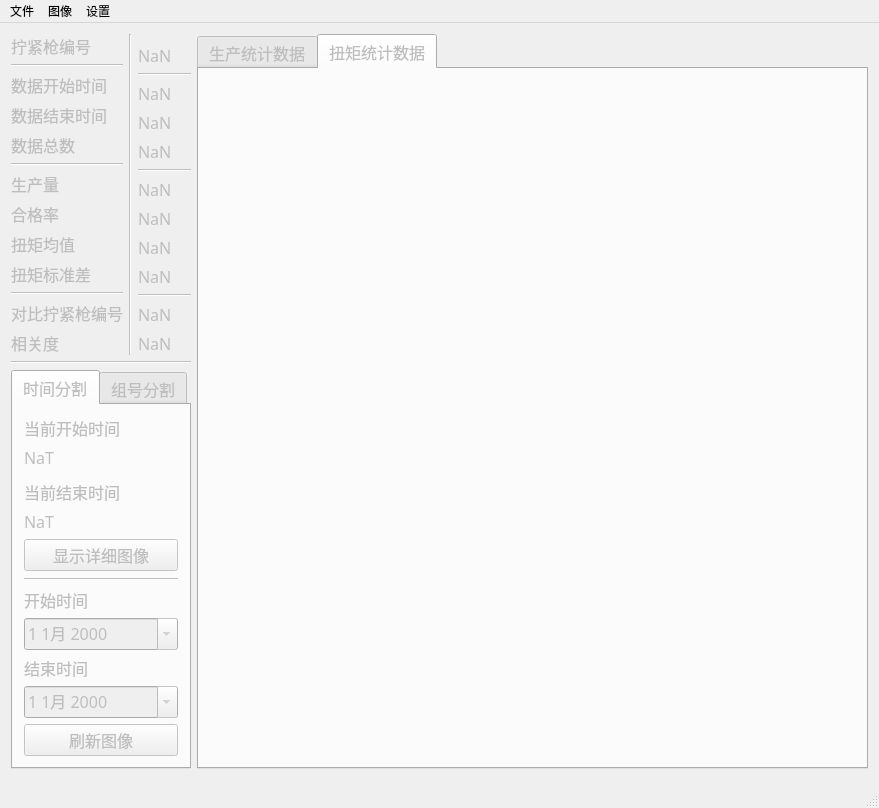
<?xml version="1.0" encoding="UTF-8"?>
<ui version="4.0">
 <class>MainWindow</class>
 <widget class="QMainWindow" name="MainWindow">
  <property name="geometry">
   <rect>
    <x>0</x>
    <y>0</y>
    <width>879</width>
    <height>681</height>
   </rect>
  </property>
  <property name="sizePolicy">
   <sizepolicy hsizetype="Expanding" vsizetype="Expanding">
    <horstretch>0</horstretch>
    <verstretch>0</verstretch>
   </sizepolicy>
  </property>
  <property name="font">
   <font>
    <family>等线</family>
    <pointsize>12</pointsize>
   </font>
  </property>
  <property name="windowTitle">
   <string>拧紧枪数据库处理</string>
  </property>
  <property name="locale">
   <locale language="Chinese" country="China"/>
  </property>
  <widget class="QWidget" name="centralWidget">
   <property name="enabled">
    <bool>false</bool>
   </property>
   <layout class="QHBoxLayout" name="horizontalLayout" stretch="0,0">
    <property name="sizeConstraint">
     <enum>QLayout::SetNoConstraint</enum>
    </property>
    <item>
     <layout class="QVBoxLayout" name="verticalLayout" stretch="1,0,0">
      <property name="sizeConstraint">
       <enum>QLayout::SetFixedSize</enum>
      </property>
      <item>
       <layout class="QHBoxLayout" name="horizontalLayout_2">
        <item>
         <layout class="QVBoxLayout" name="verticalLayout_4">
          <item>
           <spacer name="verticalSpacer_7">
            <property name="font">
             <font>
              <family>黑体</family>
              <pointsize>12</pointsize>
             </font>
            </property>
            <property name="orientation">
             <enum>Qt::Vertical</enum>
            </property>
            <property name="sizeHint" stdset="0">
             <size>
              <width>20</width>
              <height>40</height>
             </size>
            </property>
           </spacer>
          </item>
          <item>
           <widget class="QLabel" name="label_spindle">
            <property name="sizePolicy">
             <sizepolicy hsizetype="Preferred" vsizetype="Preferred">
              <horstretch>0</horstretch>
              <verstretch>0</verstretch>
             </sizepolicy>
            </property>
            <property name="font">
             <font>
              <family>黑体</family>
              <pointsize>12</pointsize>
             </font>
            </property>
            <property name="text">
             <string>拧紧枪编号</string>
            </property>
           </widget>
          </item>
          <item>
           <widget class="Line" name="line_9">
            <property name="font">
             <font>
              <family>黑体</family>
              <pointsize>12</pointsize>
             </font>
            </property>
            <property name="orientation">
             <enum>Qt::Horizontal</enum>
            </property>
           </widget>
          </item>
          <item>
           <widget class="QLabel" name="label_5">
            <property name="font">
             <font>
              <family>黑体</family>
              <pointsize>12</pointsize>
             </font>
            </property>
            <property name="text">
             <string>数据开始时间</string>
            </property>
           </widget>
          </item>
          <item>
           <widget class="QLabel" name="label_6">
            <property name="font">
             <font>
              <family>黑体</family>
              <pointsize>12</pointsize>
             </font>
            </property>
            <property name="text">
             <string>数据结束时间</string>
            </property>
           </widget>
          </item>
          <item>
           <widget class="QLabel" name="label_7">
            <property name="font">
             <font>
              <family>黑体</family>
              <pointsize>12</pointsize>
             </font>
            </property>
            <property name="text">
             <string>数据总数</string>
            </property>
           </widget>
          </item>
          <item>
           <widget class="Line" name="line_5">
            <property name="font">
             <font>
              <family>黑体</family>
              <pointsize>12</pointsize>
             </font>
            </property>
            <property name="orientation">
             <enum>Qt::Horizontal</enum>
            </property>
           </widget>
          </item>
          <item>
           <widget class="QLabel" name="label_total_production">
            <property name="font">
             <font>
              <family>黑体</family>
              <pointsize>12</pointsize>
             </font>
            </property>
            <property name="text">
             <string>生产量</string>
            </property>
           </widget>
          </item>
          <item>
           <widget class="QLabel" name="label_total_qualification">
            <property name="font">
             <font>
              <family>黑体</family>
              <pointsize>12</pointsize>
             </font>
            </property>
            <property name="text">
             <string>合格率</string>
            </property>
           </widget>
          </item>
          <item>
           <widget class="QLabel" name="label_total_mean">
            <property name="font">
             <font>
              <family>黑体</family>
              <pointsize>12</pointsize>
             </font>
            </property>
            <property name="text">
             <string>扭矩均值</string>
            </property>
           </widget>
          </item>
          <item>
           <widget class="QLabel" name="label_total_std">
            <property name="font">
             <font>
              <family>黑体</family>
              <pointsize>12</pointsize>
             </font>
            </property>
            <property name="text">
             <string>扭矩标准差</string>
            </property>
           </widget>
          </item>
          <item>
           <widget class="Line" name="line_7">
            <property name="font">
             <font>
              <family>黑体</family>
              <pointsize>12</pointsize>
             </font>
            </property>
            <property name="orientation">
             <enum>Qt::Horizontal</enum>
            </property>
           </widget>
          </item>
          <item>
           <widget class="QLabel" name="label">
            <property name="font">
             <font>
              <family>黑体</family>
              <pointsize>12</pointsize>
             </font>
            </property>
            <property name="text">
             <string>对比拧紧枪编号</string>
            </property>
           </widget>
          </item>
          <item>
           <widget class="QLabel" name="label_3">
            <property name="font">
             <font>
              <family>黑体</family>
              <pointsize>12</pointsize>
             </font>
            </property>
            <property name="text">
             <string>相关度</string>
            </property>
           </widget>
          </item>
         </layout>
        </item>
        <item>
         <widget class="Line" name="line_2">
          <property name="sizePolicy">
           <sizepolicy hsizetype="Fixed" vsizetype="Minimum">
            <horstretch>1</horstretch>
            <verstretch>1</verstretch>
           </sizepolicy>
          </property>
          <property name="font">
           <font>
            <family>黑体</family>
            <pointsize>12</pointsize>
           </font>
          </property>
          <property name="orientation">
           <enum>Qt::Vertical</enum>
          </property>
         </widget>
        </item>
        <item>
         <layout class="QVBoxLayout" name="verticalLayout_5">
          <item>
           <spacer name="verticalSpacer_8">
            <property name="font">
             <font>
              <family>黑体</family>
              <pointsize>12</pointsize>
             </font>
            </property>
            <property name="orientation">
             <enum>Qt::Vertical</enum>
            </property>
            <property name="sizeHint" stdset="0">
             <size>
              <width>20</width>
              <height>40</height>
             </size>
            </property>
           </spacer>
          </item>
          <item>
           <widget class="QLabel" name="spindle">
            <property name="font">
             <font>
              <family>黑体</family>
              <pointsize>12</pointsize>
             </font>
            </property>
            <property name="text">
             <string>NaN</string>
            </property>
           </widget>
          </item>
          <item>
           <widget class="Line" name="line_10">
            <property name="font">
             <font>
              <family>黑体</family>
              <pointsize>12</pointsize>
             </font>
            </property>
            <property name="orientation">
             <enum>Qt::Horizontal</enum>
            </property>
           </widget>
          </item>
          <item>
           <widget class="QLabel" name="label_total_start">
            <property name="font">
             <font>
              <family>黑体</family>
              <pointsize>12</pointsize>
             </font>
            </property>
            <property name="text">
             <string>NaN</string>
            </property>
           </widget>
          </item>
          <item>
           <widget class="QLabel" name="label_total_end">
            <property name="font">
             <font>
              <family>黑体</family>
              <pointsize>12</pointsize>
             </font>
            </property>
            <property name="text">
             <string>NaN </string>
            </property>
           </widget>
          </item>
          <item>
           <widget class="QLabel" name="label_total_num">
            <property name="font">
             <font>
              <family>黑体</family>
              <pointsize>12</pointsize>
             </font>
            </property>
            <property name="text">
             <string>NaN</string>
            </property>
           </widget>
          </item>
          <item>
           <widget class="Line" name="line_6">
            <property name="font">
             <font>
              <family>黑体</family>
              <pointsize>12</pointsize>
             </font>
            </property>
            <property name="orientation">
             <enum>Qt::Horizontal</enum>
            </property>
           </widget>
          </item>
          <item>
           <widget class="QLabel" name="total_production">
            <property name="font">
             <font>
              <family>黑体</family>
              <pointsize>12</pointsize>
             </font>
            </property>
            <property name="text">
             <string>NaN</string>
            </property>
           </widget>
          </item>
          <item>
           <widget class="QLabel" name="total_qualification">
            <property name="font">
             <font>
              <family>黑体</family>
              <pointsize>12</pointsize>
             </font>
            </property>
            <property name="text">
             <string>NaN</string>
            </property>
           </widget>
          </item>
          <item>
           <widget class="QLabel" name="total_mean">
            <property name="font">
             <font>
              <family>黑体</family>
              <pointsize>12</pointsize>
             </font>
            </property>
            <property name="text">
             <string>NaN</string>
            </property>
           </widget>
          </item>
          <item>
           <widget class="QLabel" name="total_std">
            <property name="font">
             <font>
              <family>黑体</family>
              <pointsize>12</pointsize>
             </font>
            </property>
            <property name="text">
             <string>NaN</string>
            </property>
           </widget>
          </item>
          <item>
           <widget class="Line" name="line_8">
            <property name="font">
             <font>
              <family>黑体</family>
              <pointsize>12</pointsize>
             </font>
            </property>
            <property name="orientation">
             <enum>Qt::Horizontal</enum>
            </property>
           </widget>
          </item>
          <item>
           <widget class="QLabel" name="label_comp_spindle_id">
            <property name="font">
             <font>
              <family>黑体</family>
              <pointsize>12</pointsize>
             </font>
            </property>
            <property name="text">
             <string>NaN</string>
            </property>
           </widget>
          </item>
          <item>
           <widget class="QLabel" name="label_correlation">
            <property name="font">
             <font>
              <family>黑体</family>
              <pointsize>12</pointsize>
             </font>
            </property>
            <property name="text">
             <string>NaN</string>
            </property>
           </widget>
          </item>
         </layout>
        </item>
       </layout>
      </item>
      <item>
       <widget class="Line" name="line">
        <property name="font">
         <font>
          <family>黑体</family>
          <pointsize>12</pointsize>
         </font>
        </property>
        <property name="orientation">
         <enum>Qt::Horizontal</enum>
        </property>
       </widget>
      </item>
      <item>
       <widget class="QTabWidget" name="tabWidget">
        <property name="sizePolicy">
         <sizepolicy hsizetype="Preferred" vsizetype="Preferred">
          <horstretch>1</horstretch>
          <verstretch>1</verstretch>
         </sizepolicy>
        </property>
        <property name="font">
         <font>
          <family>黑体</family>
          <pointsize>12</pointsize>
         </font>
        </property>
        <property name="currentIndex">
         <number>0</number>
        </property>
        <widget class="QWidget" name="tabWidgetPage1">
         <attribute name="title">
          <string>时间分割</string>
         </attribute>
         <layout class="QVBoxLayout" name="verticalLayout_2" stretch="0,0,0,0,0,0,0,0,0,0,0,0,0,0">
          <item>
           <widget class="QLabel" name="label_current_start_time">
            <property name="font">
             <font>
              <family>黑体</family>
              <pointsize>12</pointsize>
             </font>
            </property>
            <property name="text">
             <string>当前开始时间</string>
            </property>
           </widget>
          </item>
          <item>
           <widget class="QLabel" name="current_start_time">
            <property name="font">
             <font>
              <family>黑体</family>
              <pointsize>12</pointsize>
             </font>
            </property>
            <property name="text">
             <string>NaT</string>
            </property>
           </widget>
          </item>
          <item>
           <spacer name="verticalSpacer_2">
            <property name="font">
             <font>
              <family>黑体</family>
              <pointsize>12</pointsize>
             </font>
            </property>
            <property name="orientation">
             <enum>Qt::Vertical</enum>
            </property>
            <property name="sizeType">
             <enum>QSizePolicy::Fixed</enum>
            </property>
            <property name="sizeHint" stdset="0">
             <size>
              <width>20</width>
              <height>5</height>
             </size>
            </property>
           </spacer>
          </item>
          <item>
           <widget class="QLabel" name="label_current_end_time">
            <property name="font">
             <font>
              <family>黑体</family>
              <pointsize>12</pointsize>
             </font>
            </property>
            <property name="text">
             <string>当前结束时间</string>
            </property>
           </widget>
          </item>
          <item>
           <widget class="QLabel" name="current_end_time">
            <property name="font">
             <font>
              <family>黑体</family>
              <pointsize>12</pointsize>
             </font>
            </property>
            <property name="text">
             <string>NaT</string>
            </property>
           </widget>
          </item>
          <item>
           <widget class="QPushButton" name="button_detial_time">
            <property name="sizePolicy">
             <sizepolicy hsizetype="Preferred" vsizetype="Preferred">
              <horstretch>0</horstretch>
              <verstretch>0</verstretch>
             </sizepolicy>
            </property>
            <property name="font">
             <font>
              <family>黑体</family>
              <pointsize>12</pointsize>
             </font>
            </property>
            <property name="text">
             <string>显示详细图像</string>
            </property>
           </widget>
          </item>
          <item>
           <spacer name="verticalSpacer_9">
            <property name="font">
             <font>
              <family>黑体</family>
              <pointsize>12</pointsize>
             </font>
            </property>
            <property name="orientation">
             <enum>Qt::Vertical</enum>
            </property>
            <property name="sizeHint" stdset="0">
             <size>
              <width>20</width>
              <height>40</height>
             </size>
            </property>
           </spacer>
          </item>
          <item>
           <widget class="Line" name="line_4">
            <property name="sizePolicy">
             <sizepolicy hsizetype="Preferred" vsizetype="Fixed">
              <horstretch>0</horstretch>
              <verstretch>0</verstretch>
             </sizepolicy>
            </property>
            <property name="font">
             <font>
              <family>黑体</family>
              <pointsize>12</pointsize>
             </font>
            </property>
            <property name="orientation">
             <enum>Qt::Horizontal</enum>
            </property>
           </widget>
          </item>
          <item>
           <spacer name="verticalSpacer_10">
            <property name="font">
             <font>
              <family>黑体</family>
              <pointsize>12</pointsize>
             </font>
            </property>
            <property name="orientation">
             <enum>Qt::Vertical</enum>
            </property>
            <property name="sizeHint" stdset="0">
             <size>
              <width>20</width>
              <height>40</height>
             </size>
            </property>
           </spacer>
          </item>
          <item>
           <widget class="QLabel" name="label_start_time">
            <property name="sizePolicy">
             <sizepolicy hsizetype="Preferred" vsizetype="Preferred">
              <horstretch>0</horstretch>
              <verstretch>0</verstretch>
             </sizepolicy>
            </property>
            <property name="font">
             <font>
              <family>黑体</family>
              <pointsize>12</pointsize>
             </font>
            </property>
            <property name="text">
             <string>开始时间</string>
            </property>
           </widget>
          </item>
          <item>
           <widget class="QDateEdit" name="start_time">
            <property name="sizePolicy">
             <sizepolicy hsizetype="Preferred" vsizetype="Preferred">
              <horstretch>0</horstretch>
              <verstretch>0</verstretch>
             </sizepolicy>
            </property>
            <property name="font">
             <font>
              <family>黑体</family>
              <pointsize>12</pointsize>
             </font>
            </property>
            <property name="calendarPopup">
             <bool>true</bool>
            </property>
           </widget>
          </item>
          <item>
           <widget class="QLabel" name="label_end_time">
            <property name="font">
             <font>
              <family>黑体</family>
              <pointsize>12</pointsize>
             </font>
            </property>
            <property name="text">
             <string>结束时间</string>
            </property>
           </widget>
          </item>
          <item>
           <widget class="QDateEdit" name="end_time">
            <property name="sizePolicy">
             <sizepolicy hsizetype="Preferred" vsizetype="Preferred">
              <horstretch>0</horstretch>
              <verstretch>0</verstretch>
             </sizepolicy>
            </property>
            <property name="font">
             <font>
              <family>黑体</family>
              <pointsize>12</pointsize>
             </font>
            </property>
            <property name="calendarPopup">
             <bool>true</bool>
            </property>
           </widget>
          </item>
          <item>
           <widget class="QPushButton" name="button_time">
            <property name="sizePolicy">
             <sizepolicy hsizetype="Preferred" vsizetype="Preferred">
              <horstretch>0</horstretch>
              <verstretch>0</verstretch>
             </sizepolicy>
            </property>
            <property name="font">
             <font>
              <family>黑体</family>
              <pointsize>12</pointsize>
             </font>
            </property>
            <property name="text">
             <string>刷新图像</string>
            </property>
           </widget>
          </item>
         </layout>
        </widget>
        <widget class="QWidget" name="tabWidgetPage2">
         <attribute name="title">
          <string>组号分割</string>
         </attribute>
         <layout class="QVBoxLayout" name="verticalLayout_3">
          <item>
           <widget class="QLabel" name="label_current_start_num">
            <property name="text">
             <string>当前开始组号</string>
            </property>
           </widget>
          </item>
          <item>
           <widget class="QLabel" name="current_start_num">
            <property name="text">
             <string>NaT</string>
            </property>
           </widget>
          </item>
          <item>
           <spacer name="verticalSpacer">
            <property name="orientation">
             <enum>Qt::Vertical</enum>
            </property>
            <property name="sizeType">
             <enum>QSizePolicy::Fixed</enum>
            </property>
            <property name="sizeHint" stdset="0">
             <size>
              <width>20</width>
              <height>5</height>
             </size>
            </property>
           </spacer>
          </item>
          <item>
           <widget class="QLabel" name="label_current_end_num">
            <property name="text">
             <string>当前结束组号</string>
            </property>
           </widget>
          </item>
          <item>
           <widget class="QLabel" name="current_end_num">
            <property name="text">
             <string>NaT</string>
            </property>
           </widget>
          </item>
          <item>
           <widget class="QPushButton" name="button_detial_num">
            <property name="sizePolicy">
             <sizepolicy hsizetype="Preferred" vsizetype="Preferred">
              <horstretch>0</horstretch>
              <verstretch>0</verstretch>
             </sizepolicy>
            </property>
            <property name="text">
             <string>显示详细图像</string>
            </property>
           </widget>
          </item>
          <item>
           <spacer name="verticalSpacer_11">
            <property name="orientation">
             <enum>Qt::Vertical</enum>
            </property>
            <property name="sizeHint" stdset="0">
             <size>
              <width>20</width>
              <height>40</height>
             </size>
            </property>
           </spacer>
          </item>
          <item>
           <widget class="Line" name="line_3">
            <property name="sizePolicy">
             <sizepolicy hsizetype="Preferred" vsizetype="Fixed">
              <horstretch>0</horstretch>
              <verstretch>0</verstretch>
             </sizepolicy>
            </property>
            <property name="orientation">
             <enum>Qt::Horizontal</enum>
            </property>
           </widget>
          </item>
          <item>
           <spacer name="verticalSpacer_12">
            <property name="orientation">
             <enum>Qt::Vertical</enum>
            </property>
            <property name="sizeHint" stdset="0">
             <size>
              <width>20</width>
              <height>40</height>
             </size>
            </property>
           </spacer>
          </item>
          <item>
           <widget class="QLabel" name="label_start_num">
            <property name="text">
             <string>区域绘图开始组数</string>
            </property>
           </widget>
          </item>
          <item>
           <widget class="QSpinBox" name="start_num">
            <property name="sizePolicy">
             <sizepolicy hsizetype="Preferred" vsizetype="Preferred">
              <horstretch>0</horstretch>
              <verstretch>0</verstretch>
             </sizepolicy>
            </property>
           </widget>
          </item>
          <item>
           <widget class="QLabel" name="label_end_num">
            <property name="text">
             <string>区域绘图结束组数</string>
            </property>
           </widget>
          </item>
          <item>
           <widget class="QSpinBox" name="end_num">
            <property name="sizePolicy">
             <sizepolicy hsizetype="Preferred" vsizetype="Preferred">
              <horstretch>0</horstretch>
              <verstretch>0</verstretch>
             </sizepolicy>
            </property>
           </widget>
          </item>
          <item>
           <widget class="QPushButton" name="button_num">
            <property name="sizePolicy">
             <sizepolicy hsizetype="Preferred" vsizetype="Preferred">
              <horstretch>0</horstretch>
              <verstretch>0</verstretch>
             </sizepolicy>
            </property>
            <property name="text">
             <string>刷新图像</string>
            </property>
           </widget>
          </item>
         </layout>
        </widget>
       </widget>
      </item>
     </layout>
    </item>
    <item>
     <widget class="QTabWidget" name="figure">
      <property name="sizePolicy">
       <sizepolicy hsizetype="Expanding" vsizetype="Expanding">
        <horstretch>5</horstretch>
        <verstretch>5</verstretch>
       </sizepolicy>
      </property>
      <property name="font">
       <font>
        <family>黑体</family>
        <pointsize>12</pointsize>
       </font>
      </property>
      <property name="currentIndex">
       <number>1</number>
      </property>
      <widget class="QWidget" name="figure_production">
       <attribute name="title">
        <string>生产统计数据</string>
       </attribute>
      </widget>
      <widget class="QWidget" name="figure_torque">
       <attribute name="title">
        <string>扭矩统计数据</string>
       </attribute>
      </widget>
     </widget>
    </item>
   </layout>
  </widget>
  <widget class="QMenuBar" name="menuBar">
   <property name="geometry">
    <rect>
     <x>0</x>
     <y>0</y>
     <width>879</width>
     <height>17</height>
    </rect>
   </property>
   <property name="sizePolicy">
    <sizepolicy hsizetype="MinimumExpanding" vsizetype="MinimumExpanding">
     <horstretch>0</horstretch>
     <verstretch>0</verstretch>
    </sizepolicy>
   </property>
   <property name="font">
    <font>
     <family>黑体</family>
     <pointsize>9</pointsize>
    </font>
   </property>
   <widget class="QMenu" name="menuFile">
    <property name="sizePolicy">
     <sizepolicy hsizetype="Preferred" vsizetype="Preferred">
      <horstretch>0</horstretch>
      <verstretch>0</verstretch>
     </sizepolicy>
    </property>
    <property name="font">
     <font>
      <family>黑体</family>
     </font>
    </property>
    <property name="title">
     <string>文件</string>
    </property>
    <addaction name="actionOpen"/>
    <addaction name="actionOpenComp"/>
    <addaction name="actionSpindleFatigue"/>
    <addaction name="separator"/>
    <addaction name="actionExit"/>
   </widget>
   <widget class="QMenu" name="menuPlot">
    <property name="font">
     <font>
      <family>黑体</family>
     </font>
    </property>
    <property name="title">
     <string>图像</string>
    </property>
    <widget class="QMenu" name="menuspc_figure">
     <property name="enabled">
      <bool>false</bool>
     </property>
     <property name="font">
      <font>
       <family>黑体</family>
      </font>
     </property>
     <property name="title">
      <string>绘制SPC图</string>
     </property>
     <addaction name="actionspc_xr"/>
    </widget>
    <widget class="QMenu" name="menuPlotFrequence">
     <property name="enabled">
      <bool>false</bool>
     </property>
     <property name="font">
      <font>
       <family>黑体</family>
      </font>
     </property>
     <property name="title">
      <string>频域分析</string>
     </property>
     <addaction name="actionPlotSpecgram"/>
     <addaction name="actionPlotFFT"/>
    </widget>
    <addaction name="actionClearTorque"/>
    <addaction name="actionClear_ALL"/>
    <addaction name="separator"/>
    <addaction name="menuspc_figure"/>
    <addaction name="menuPlotFrequence"/>
   </widget>
   <widget class="QMenu" name="menuSetting">
    <property name="font">
     <font>
      <family>黑体</family>
     </font>
    </property>
    <property name="title">
     <string>设置</string>
    </property>
    <widget class="QMenu" name="menuChangeVarities">
     <property name="font">
      <font>
       <family>黑体</family>
      </font>
     </property>
     <property name="title">
      <string>调整变量</string>
     </property>
     <addaction name="separator"/>
     <addaction name="actionPartNum"/>
     <addaction name="actionDefaultLatestNum"/>
     <addaction name="actionReverseTime"/>
     <addaction name="actionDefaultReadTime"/>
    </widget>
    <addaction name="actionChange_Spindle_ID"/>
    <addaction name="actionAddSpindle"/>
    <addaction name="menuChangeVarities"/>
   </widget>
   <addaction name="menuFile"/>
   <addaction name="menuPlot"/>
   <addaction name="menuSetting"/>
  </widget>
  <widget class="QStatusBar" name="statusBar">
   <property name="font">
    <font>
     <family>黑体</family>
    </font>
   </property>
  </widget>
  <action name="actionOpen">
   <property name="text">
    <string>打开数据库</string>
   </property>
   <property name="font">
    <font>
     <family>黑体</family>
     <pointsize>9</pointsize>
    </font>
   </property>
  </action>
  <action name="actionExit">
   <property name="text">
    <string>退出</string>
   </property>
   <property name="font">
    <font>
     <family>黑体</family>
     <pointsize>9</pointsize>
    </font>
   </property>
  </action>
  <action name="actionChange_Spindle_ID">
   <property name="enabled">
    <bool>false</bool>
   </property>
   <property name="text">
    <string>设置拧紧枪ID</string>
   </property>
   <property name="font">
    <font>
     <family>黑体</family>
     <pointsize>9</pointsize>
    </font>
   </property>
  </action>
  <action name="actionClear_ALL">
   <property name="enabled">
    <bool>false</bool>
   </property>
   <property name="text">
    <string>清除所有图像</string>
   </property>
   <property name="font">
    <font>
     <family>黑体</family>
     <pointsize>9</pointsize>
    </font>
   </property>
  </action>
  <action name="actionClearTorque">
   <property name="enabled">
    <bool>false</bool>
   </property>
   <property name="text">
    <string>清除扭矩图像</string>
   </property>
   <property name="font">
    <font>
     <family>黑体</family>
     <pointsize>9</pointsize>
    </font>
   </property>
  </action>
  <action name="actionspc_xr">
   <property name="enabled">
    <bool>true</bool>
   </property>
   <property name="text">
    <string>SPC XR</string>
   </property>
   <property name="font">
    <font>
     <family>黑体</family>
     <pointsize>9</pointsize>
    </font>
   </property>
  </action>
  <action name="actionAddSpindle">
   <property name="enabled">
    <bool>false</bool>
   </property>
   <property name="text">
    <string>设置对比拧紧枪</string>
   </property>
   <property name="font">
    <font>
     <family>黑体</family>
     <pointsize>9</pointsize>
    </font>
   </property>
  </action>
  <action name="actionPartNum">
   <property name="text">
    <string>分组数目</string>
   </property>
   <property name="font">
    <font>
     <family>黑体</family>
     <pointsize>9</pointsize>
    </font>
   </property>
  </action>
  <action name="actionDefaultReadTime">
   <property name="text">
    <string>中断时间</string>
   </property>
   <property name="font">
    <font>
     <family>黑体</family>
     <pointsize>9</pointsize>
    </font>
   </property>
  </action>
  <action name="actionReverseTime">
   <property name="text">
    <string>默认回溯月数</string>
   </property>
   <property name="font">
    <font>
     <family>黑体</family>
     <pointsize>9</pointsize>
    </font>
   </property>
  </action>
  <action name="actionPlotSpecgram">
   <property name="text">
    <string>Specgram</string>
   </property>
   <property name="font">
    <font>
     <family>黑体</family>
     <pointsize>9</pointsize>
    </font>
   </property>
  </action>
  <action name="actionPlotFFT">
   <property name="text">
    <string>FFT</string>
   </property>
   <property name="font">
    <font>
     <family>黑体</family>
     <pointsize>9</pointsize>
    </font>
   </property>
  </action>
  <action name="actionOpenComp">
   <property name="text">
    <string>拧紧枪对比</string>
   </property>
   <property name="font">
    <font>
     <family>黑体</family>
     <pointsize>9</pointsize>
    </font>
   </property>
  </action>
  <action name="actionDefaultLatestNum">
   <property name="text">
    <string>默认读取最新数据量</string>
   </property>
   <property name="font">
    <font>
     <family>黑体</family>
     <pointsize>9</pointsize>
    </font>
   </property>
  </action>
  <action name="actionSpindleFatigue">
   <property name="text">
    <string>疲劳监控</string>
   </property>
   <property name="font">
    <font>
     <family>黑体</family>
     <pointsize>9</pointsize>
    </font>
   </property>
  </action>
  <action name="actionOpenMonitor">
   <property name="checkable">
    <bool>true</bool>
   </property>
   <property name="text">
    <string>实时监控模式</string>
   </property>
  </action>
  <action name="actionQsStatic">
   <property name="enabled">
    <bool>false</bool>
   </property>
   <property name="text">
    <string>故障模式统计</string>
   </property>
   <property name="font">
    <font>
     <family>等线</family>
     <pointsize>9</pointsize>
    </font>
   </property>
  </action>
 </widget>
 <layoutdefault spacing="6" margin="11"/>
 <tabstops>
  <tabstop>start_num</tabstop>
  <tabstop>end_time</tabstop>
  <tabstop>end_num</tabstop>
  <tabstop>start_time</tabstop>
  <tabstop>button_time</tabstop>
 </tabstops>
 <resources/>
 <connections>
  <connection>
   <sender>actionExit</sender>
   <signal>triggered()</signal>
   <receiver>MainWindow</receiver>
   <slot>close()</slot>
   <hints>
    <hint type="sourcelabel">
     <x>-1</x>
     <y>-1</y>
    </hint>
    <hint type="destinationlabel">
     <x>599</x>
     <y>499</y>
    </hint>
   </hints>
  </connection>
 </connections>
</ui>
